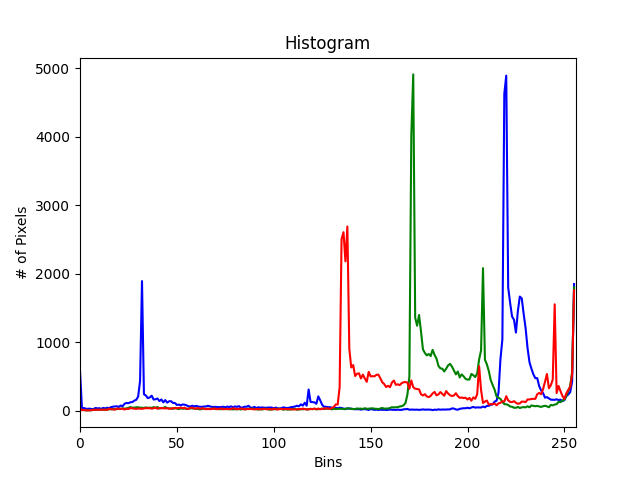
#> input picture out/histogram.png, 640 x 480 px, given in place of trex.png, which was not available
$ jupyter execute session3_inclass_rdkm.ipynb   (text cells are left out)
#> lines starting #> are read from the running program, lines starting #| are printed output that depends on the picture; after the words box and inside, x2 and y2 are one past the last pixel; in counts of white or black regions, pixels touching at a corner belong together; pictures that were not available may be replaced by others from this repository, and a replacement may not be noted
[cell 1]
# We need to include the home directory in our path, so we can read in our own module.
import os
import sys
sys.path.append(os.path.join(".."))
import cv2
import numpy as np
from utils.imutils import jimshow
from utils.imutils import jimshow_channel
import matplotlib.pyplot as plt

[cell 2]
# load our dino pal
image = cv2.imread(os.path.join("..", "data", "img", "trex.png"))
#> image is the input picture: shape (480, 640, 3); mean B, G, R 247.8, 246.5, 247.7
width = image.shape[1]
#> width = 640
height = image.shape[0]
#> height = 480

[cell 3]
M = cv2.getRotationMatrix2D((width/2, height/2), -45, 2)

[cell 4]
M

[cell 5]
rotated = cv2.warpAffine(image, M, (width, height))
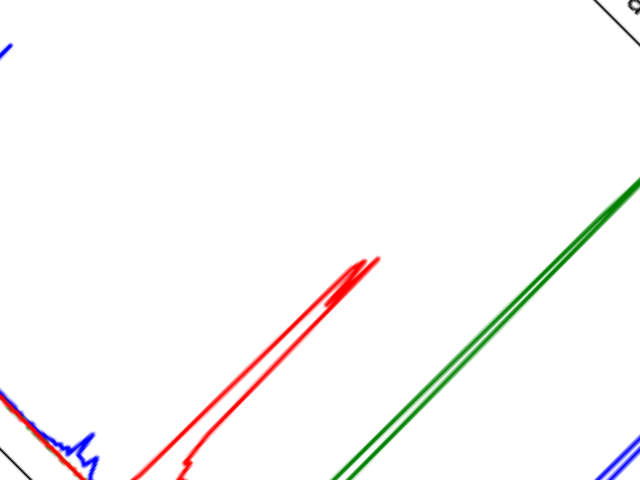
#> rotated: shape (480, 640, 3); mean B, G, R 248.9, 249.4, 250.8

[cell 6]
jimshow(rotated, "Rotated 45 degrees around center")
#> (this line was passed over: utils is not available in this run)

[cell 7]
# load our dino pal
image = cv2.imread(os.path.join("..", "data", "img", "trex.png"))
width = image.shape[1]
height = image.shape[0]

[cell 8]
M = np.float64([[1, 0, 25],
                [0, 1, 50]])

[cell 9]
shifted = cv2.warpAffine(image, M, (width, height))
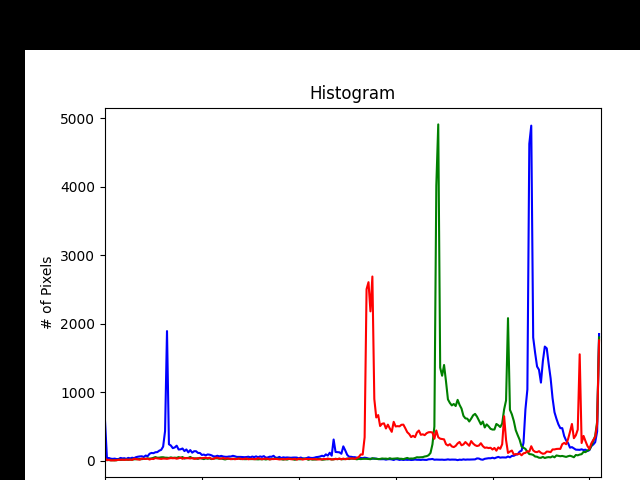
#> shifted: shape (480, 640, 3); mean B, G, R 212.8, 211.4, 212.6

[cell 10]
jimshow(shifted, "Shifted down and right")
#> (this line was passed over: utils is not available in this run)

[cell 11]
# cv2.rectangle(image, start_point, end_point, colour, thickness)
cv2.rectangle(image, (250, 50), (275, 150), (255,0,0), 1)
jimshow(image)
#> (this line was passed over: utils is not available in this run)

[cell 12]
(centerX, centerY) = (width // 2, height // 2)
#> centerX = 320; centerY = 240

[cell 13]
# cv2.circl(image, cent_coords, radius, colour, thickness)
cv2.circle(image, (centerX, centerY), 50, (143,50,200), -1)
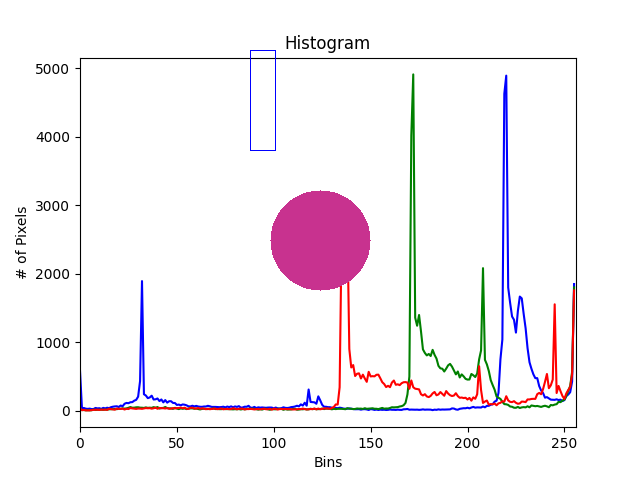
#> image: shape (480, 640, 3); mean B, G, R 245.2, 241.3, 246.1
jimshow(image)
#> (this line was passed over: utils is not available in this run)

[cell 14]
# load our dino pal
image = cv2.imread(os.path.join("..", "data", "img", "trex.png"))

[cell 15]
# Create a 300x300 array of zeros
zeros = np.zeros((300, 300), dtype = "uint8")

[cell 16]
rect = cv2.rectangle(zeros, (25, 25), (275, 275), 255, -1)
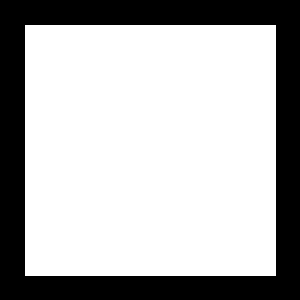
#> zeros: shape (300, 300); 70% white; 1 black region, box (x1, y1, x2, y2) and area: (0, 0, 300, 300) 26999

[cell 17]
jimshow_channel(rect)
#> (this line was passed over: utils is not available in this run)

[cell 18]
# circle
zeros = np.zeros((300, 300), dtype = "uint8")

[cell 19]
circ = cv2.circle(zeros, (150, 150), 150, 255, -1)
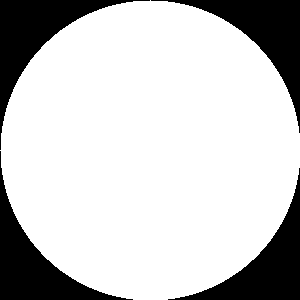
#> zeros: shape (300, 300); 78.5% white; 4 black regions, box (x1, y1, x2, y2) and area: (0, 0, 150, 150) 4980, (151, 0, 300, 133) 4830, (0, 151, 133, 300) 4830, (168, 168, 300, 300) 4681

[cell 20]
jimshow_channel(circ)
#> (this line was passed over: utils is not available in this run)

[cell 21]
# Mask should be same shape as image
mask = np.zeros(image.shape[:2], dtype="uint8")

[cell 22]
mask = cv2.rectangle(mask, (100,100), (200, 200), 255, -1)

[cell 23]
jimshow_channel(mask)
#> (this line was passed over: utils is not available in this run)
